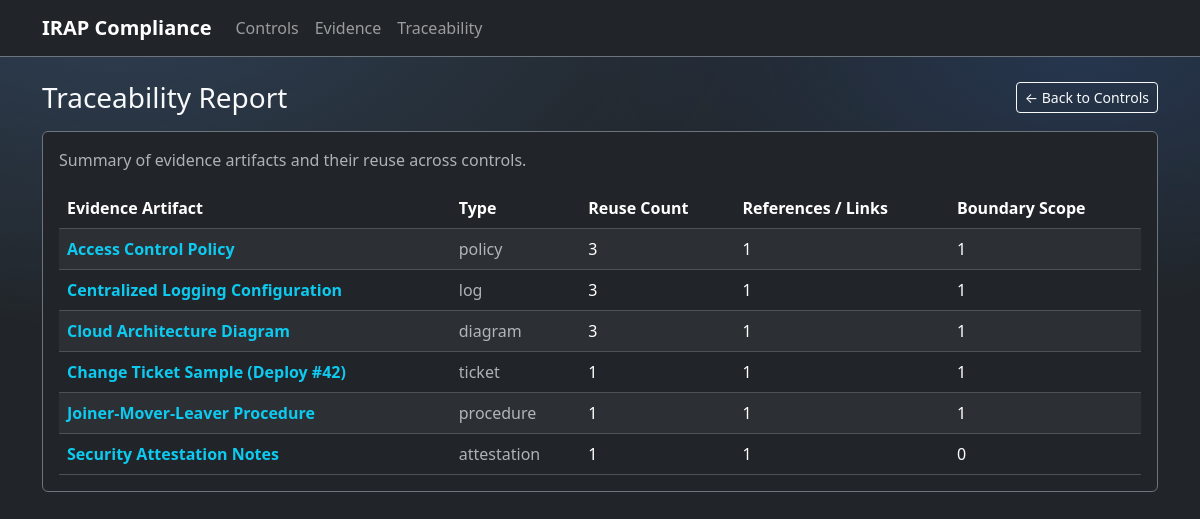
Before: /reports/traceability/ with the older database file.
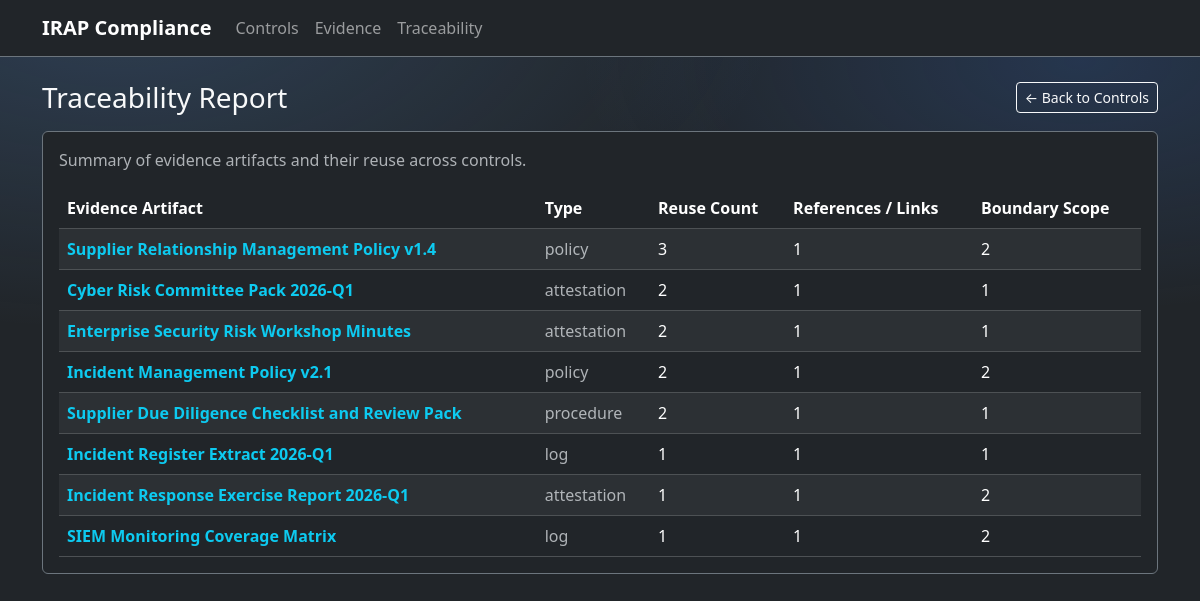
After: the same page with the newer database file.
### irap/models.py (models this page shows, shortened)
class TimeStampedModel(models.Model):
    created_at = models.DateTimeField(default=timezone.now, editable=False)
    updated_at = models.DateTimeField(auto_now=True, null=True, blank=True)
    class Meta:
        abstract = True

class Evidence(TimeStampedModel):
    class EvidenceType(models.TextChoices):
        POLICY = "policy", "Policy"
        PROCEDURE = "procedure", "Procedure"
        DIAGRAM = "diagram", "Architecture diagram"
        TICKET = "ticket", "Change ticket"
        LOG = "log", "Log / monitoring"
        ATTESTATION = "attestation", "Interview / attestation"
        OTHER = "other", "Other"
    name = models.CharField(max_length=255)
    type = models.CharField(max_length=64, choices=EvidenceType.choices, default=EvidenceType.OTHER)
    description = models.TextField(blank=True)
    version = models.CharField(max_length=16, default="v1.0")
    controls = models.ManyToManyField(Control, through="EvidenceUsage", related_name="evidence_items")
    class Meta:
        indexes = [
            models.Index(fields=["type"]),
            models.Index(fields=["name"]),
        ]
        ordering = ["name"]

### irap/views.py (the view)
# urls.py: path("reports/traceability/", views.traceability_report, name="traceability_report"),
def traceability_report(request):
    evidence_items = (
        Evidence.objects.annotate(
            reuse_count=Count("evidence_usages", distinct=True),
            link_count=Count("links", distinct=True),
            boundary_count=Count("boundary_associations", distinct=True),
        )
        .order_by("-reuse_count", "name")
    )
    return render(request, "irap/traceability_report.html", {
        "evidence_items": evidence_items
    })

### templates/irap/traceability_report.html (shortened to what this page needs)
{% extends 'base.html' %}
{% block content %}
  <div class="d-flex align-items-center justify-content-between mb-3">
    <h1 class="h3 mb-0">Traceability Report</h1>
    <a class="btn btn-outline-light btn-sm" href="{% url 'irap:control_list' %}">&larr; Back to Controls</a>
  </div>
  <div class="card bg-dark border-secondary mb-3">
    <div class="card-body">
    <p class="text-muted mb-3" style="margin-top: 0;">
      Summary of evidence artifacts and their reuse across controls.
    </p>
    {% if evidence_items %}
      <div class="table-responsive">
        <table class="table table-dark table-striped table-hover align-middle mb-0" aria-label="Traceability report table">
          <thead>
            <tr>
              <th>Evidence Artifact</th>
              <th>Type</th>
              <th>Reuse Count</th>
              <th>References / Links</th>
              <th>Boundary Scope</th>
            </tr>
          </thead>
          <tbody>
            {% for e in evidence_items %}
              <tr>
                <td>
                  <a class="link-info text-decoration-none" href="{% url 'irap:evidence_detail' e.pk %}">
                    <strong>{{ e.name }}</strong>
                  </a>
                </td>
                <td class="text-muted">{{ e.type }}</td>
                <td>{{ e.reuse_count }}</td>
                <td>{{ e.link_count }}</td>
                <td>{{ e.boundary_count }}</td>
              </tr>
            {% endfor %}
          </tbody>
        </table>
      </div>
    {% else %}
      <div class="alert alert-secondary mb-0">No evidence artifacts found.</div>
    {% endif %}
  </div>
  </div>
{% endblock %}

Changed rows visible on the page:
removed Evidence: name "Access Control Policy", type "policy", reuse_count "3", link_count "1", boundary_count "1"
removed Evidence: name "Centralized Logging Configuration", type "log", reuse_count "3", link_count "1", boundary_count "1"
removed Evidence: name "Cloud Architecture Diagram", type "diagram", reuse_count "3", link_count "1", boundary_count "1"
removed Evidence: name "Change Ticket Sample (Deploy #42)", type "ticket", reuse_count "1", link_count "1", boundary_count "1"
removed Evidence: name "Joiner-Mover-Leaver Procedure", type "procedure", reuse_count "1", link_count "1", boundary_count "1"
removed Evidence: name "Security Attestation Notes", type "attestation", reuse_count "1", link_count "1", boundary_count "0"
added Evidence: name "Supplier Relationship Management Policy v1.4", type "policy", reuse_count "3", link_count "1", boundary_count "2"
added Evidence: name "Cyber Risk Committee Pack 2026-Q1", type "attestation", reuse_count "2", link_count "1", boundary_count "1"
added Evidence: name "Enterprise Security Risk Workshop Minutes", type "attestation", reuse_count "2", link_count "1", boundary_count "1"
added Evidence: name "Incident Management Policy v2.1", type "policy", reuse_count "2", link_count "1", boundary_count "2"
added Evidence: name "Supplier Due Diligence Checklist and Review Pack", type "procedure", reuse_count "2", link_count "1", boundary_count "1"
added Evidence: name "Incident Register Extract 2026-Q1", type "log", reuse_count "1", link_count "1", boundary_count "1"
added Evidence: name "Incident Response Exercise Report 2026-Q1", type "attestation", reuse_count "1", link_count "1", boundary_count "2"
added Evidence: name "SIEM Monitoring Coverage Matrix", type "log", reuse_count "1", link_count "1", boundary_count "2"
